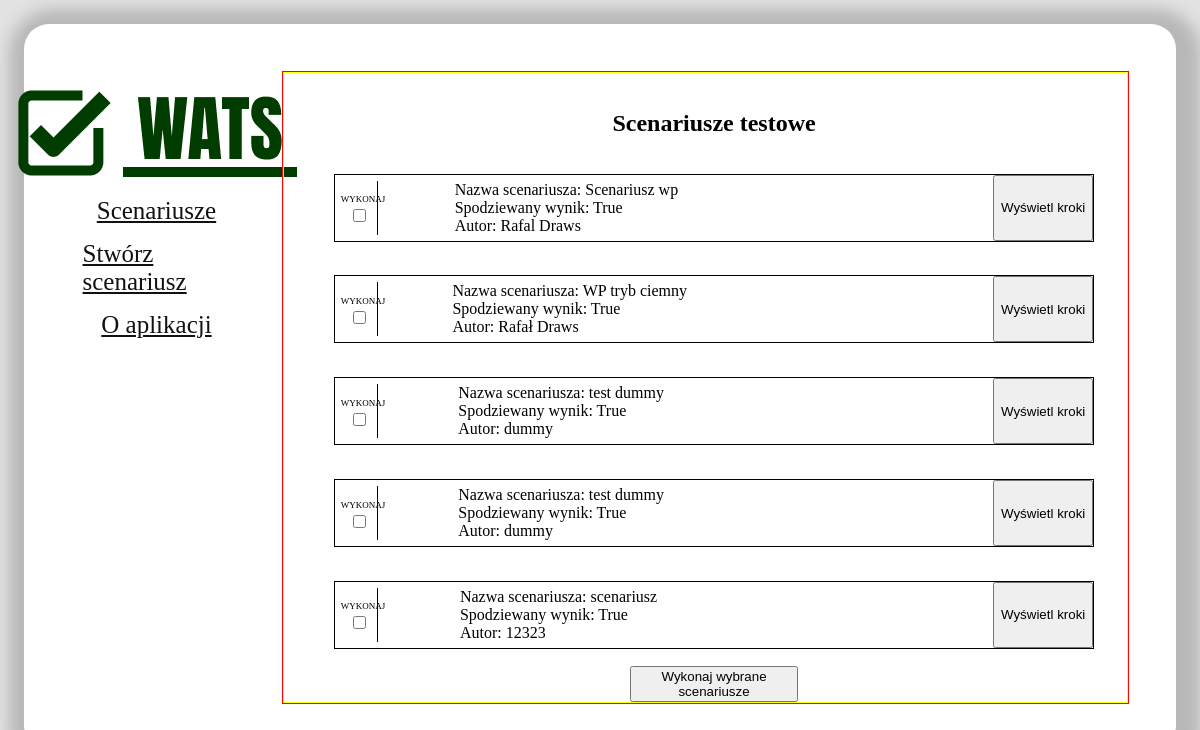
The app's page /scenario_list with its own data.
### models.py (models this page shows, shortened)
class Scenario(db.Model):
    __tablename__ = 'scenarios'
    id = db.Column(db.Integer, primary_key=True)
    name = db.Column(db.String(255))
    expected = db.Column(db.String(50))
    steps = db.Column(db.Text)
    author = db.Column(db.String(255))

### views.py (the view)
@app.route("/scenario_list", methods=["GET"])
def scenario_list():
    scenarios = Scenario.query.all()
    return render_template('scenario_list.html', scenarios=scenarios)

### templates/scenario_list.html (shortened to what this page needs)
{% extends 'base.html' %}
{% block content %}
<div class="scenario-list-container">
    <h2>{% block title %}Scenariusze testowe{% endblock %}</h2>
    {% for scenario in scenarios %}
    <div id="scenario-list-item" class="scenario-list-item">
        <div id="scenario-information" class="scenario-information">
            <div class="scenario-information-select">
                <label for="selected">wykonaj</label>
                <input id="selected" type="checkbox">
            </div>
            <div class="scenario-information-details">
                <div class="scenario-information-details-name" value="{{ scenario.name }}">Nazwa scenariusza: {{
                    scenario.name }}</div>
                <div class="scenario-information-details-expected" value="{{ scenario.expected }}">Spodziewany wynik: {{
                    scenario.expected }}</div>
                <div class="scenario-information-details-author" value="{{ scenario.author }}">Autor: {{ scenario.author
                    }}</div>
            </div>
        </div>
        <button class="scenario-information-steps" data="{{ scenario.steps }}">Wyświetl kroki</button>
    </div>
    {% endfor %}
    <button style="width:20%;justify-content: center;" onclick="gatherScenariosToExecution()">Wykonaj wybrane
        scenariusze</button>
    </div>
{% endblock %}

### templates/base.html (shortened to what this page needs)
<!DOCTYPE html>
<html lang="en">
<head>
    <link rel="stylesheet" href="../static/style.css">
</head>
<body>
    <div class="content">
        <div class="sidebar">
            <nav>
                <img alt = "logo" src="../static/logo.png"/>
                <a href="{{ url_for('scenario_list') }}"">Scenariusze</a>
                <a href="{{ url_for('scenario_add') }}"">Stwórz scenariusz</a>
                <a href="{{ url_for('index') }}">O aplikacji</a>
            </nav>
        </div>
        <div class="application">
            {% block content %} {% endblock %}
        </div>
    </div>
</body>
</html>

### static/style.css (style rules this page uses)
html, body { margin: 0; padding: 0; width: 100%; display: flex; background-color: rgb(226, 226, 226); color: rgb(0, 0, 0); }
.content { display: flex; border-radius: 25px; background: #ffffff; margin: 2%; padding: 3em; width: 100%; justify-content: space-around; box-shadow: 5px 5px 15px 20px rgb(184, 184, 184); }
.sidebar { width: 20%; }
.application { width: 80%; border: 1px solid yellow; outline-style: solid; outline-color: red; outline-width: thin; }
nav { width: 70%; display: flex; flex-direction: column; align-items: center; padding: 5%; }
nav a { margin-top: 10%; color: rgb(17, 17, 17); font-size: 25px; }
.scenario-list-container { width: 100%; height: 100%; margin: 1%; display: flex; justify-content:center; flex-direction: column; align-items: center; }
.scenario-list-item { width: 90%; display: flex; margin: 2%; border: 1px solid black; justify-content: space-between; flex-direction: row; }
.scenario-information { display: flex; justify-content: space-between; flex-direction: row; width: 80%; }
.scenario-information-details { display: flex; flex-direction: column; margin:1%; }
.scenario-information-select { font-variant: small-caps; font-size: small; border-right: 1px solid black; display: flex; justify-content:center; flex-direction: column; margin:1%; width: 6%; }

### records on screen
Scenario: name "Scenariusz wp", expected "True", author "Rafal Draws"
Scenario: name "WP tryb ciemny", expected "True", author "Rafał Draws"
Scenario: name "test dummy", expected "True", author "dummy"
Scenario: name "test dummy", expected "True", author "dummy"
Scenario: name "scenariusz", expected "True", author "12323"
